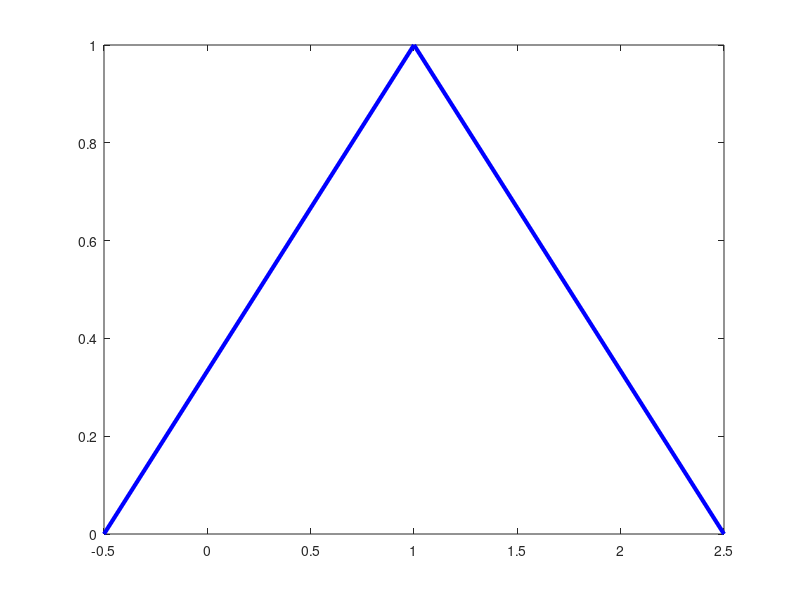

This chart was generated by the following MATLAB code:

f= @(x) (x .*(x>0 & x<=1) + ((2-x).*(x>1 & x<2)));
x_values= -0.5:1.5:2.5;
y_values= f(x_values);
figure;
plot(x_values, y_values, 'b-', 'LineWidth',3);

